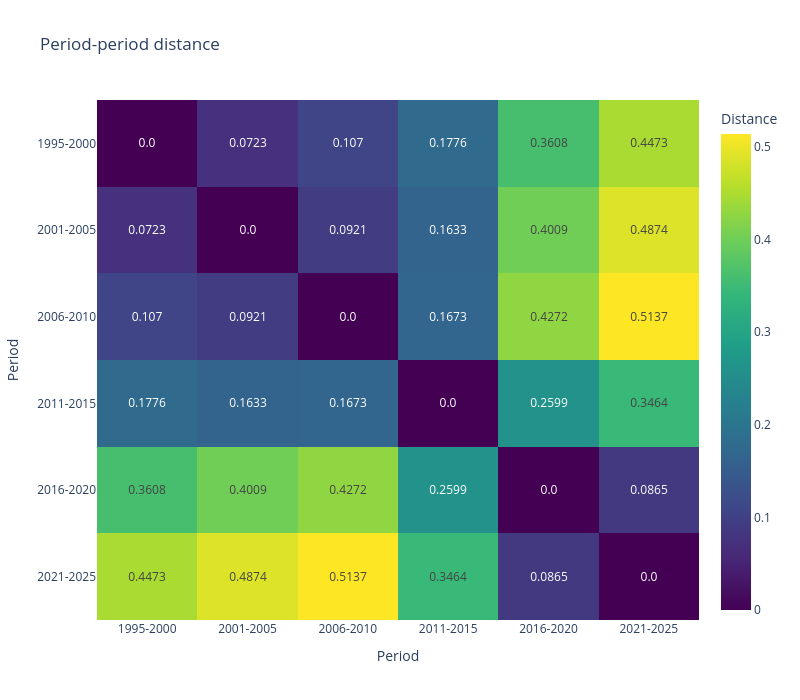

This figure's notebook cell:
### Markdown cell above
## Compute period x period distance matrix

### Code cell
period_period_dist_df = compute_period_period_dist(
    sfiller_df=feat_df,
    period_col="subfolder",
    # slot_col='', # Required when the data contains multiple slot/feature types, otherwise set to None.
    min_freq=1,
    measure="tvd",
    mode="data_only",
    weighting=False,
    k=1,
)

fig = plot_period_period_dist(period_period_dist_df)
fig.show()

### Figure 1 — Plotly figure (JSON) as saved in the notebook; plotly's stock layout.template omitted (floating-point values rounded to 4 significant figures)
{"data": [{"colorbar": {"title": {"text": "Distance"}}, "colorscale": [[0, "#440154"], [0.1111, "#482878"], [0.2222, "#3e4989"], [0.3333, "#31688e"], [0.4444, "#26828e"], [0.5556, "#1f9e89"], [0.6667, "#35b779"], [0.7778, "#6ece58"], [0.8889, "#b5de2b"], [1, "#fde725"]], "hovertemplate": "Period 1: %{y}<br>Period 2: %{x}<br>Distance: %{z:.6f}<extra></extra>", "text": [["0.0", "0.0723", "0.107", "0.1776", "0.3608", "0.4473"], ["0.0723", "0.0", "0.0921", "0.1633", "0.4009", "0.4874"], ["0.107", "0.0921", "0.0", "0.1673", "0.4272", "0.5137"], ["0.1776", "0.1633", "0.1673", "0.0", "0.2599", "0.3464"], ["0.3608", "0.4009", "0.4272", "0.2599", "0.0", "0.0865"], ["0.4473", "0.4874", "0.5137", "0.3464", "0.0865", "0.0"]], "texttemplate": "%{text}", "type": "heatmap", "x": ["1995-2000", "2001-2005", "2006-2010", "2011-2015", "2016-2020", "2021-2025"], "y": ["1995-2000", "2001-2005", "2006-2010", "2011-2015", "2016-2020", "2021-2025"], "z": [[0.0, 0.07226, 0.107, 0.1776, 0.3608, 0.4473], [0.07226, 0.0, 0.09211, 0.1633, 0.4009, 0.4874], [0.107, 0.09211, 0.0, 0.1673, 0.4272, 0.5137], [0.1776, 0.1633, 0.1673, 0.0, 0.2599, 0.3464], [0.3608, 0.4009, 0.4272, 0.2599, 0.0, 0.08648], [0.4473, 0.4874, 0.5137, 0.3464, 0.08648, 0.0]], "zmin": 0}], "layout": {"height": 700, "title": {"text": "Period-period distance"}, "width": 800, "xaxis": {"title": {"text": "Period"}}, "yaxis": {"autorange": "reversed", "title": {"text": "Period"}}}}
